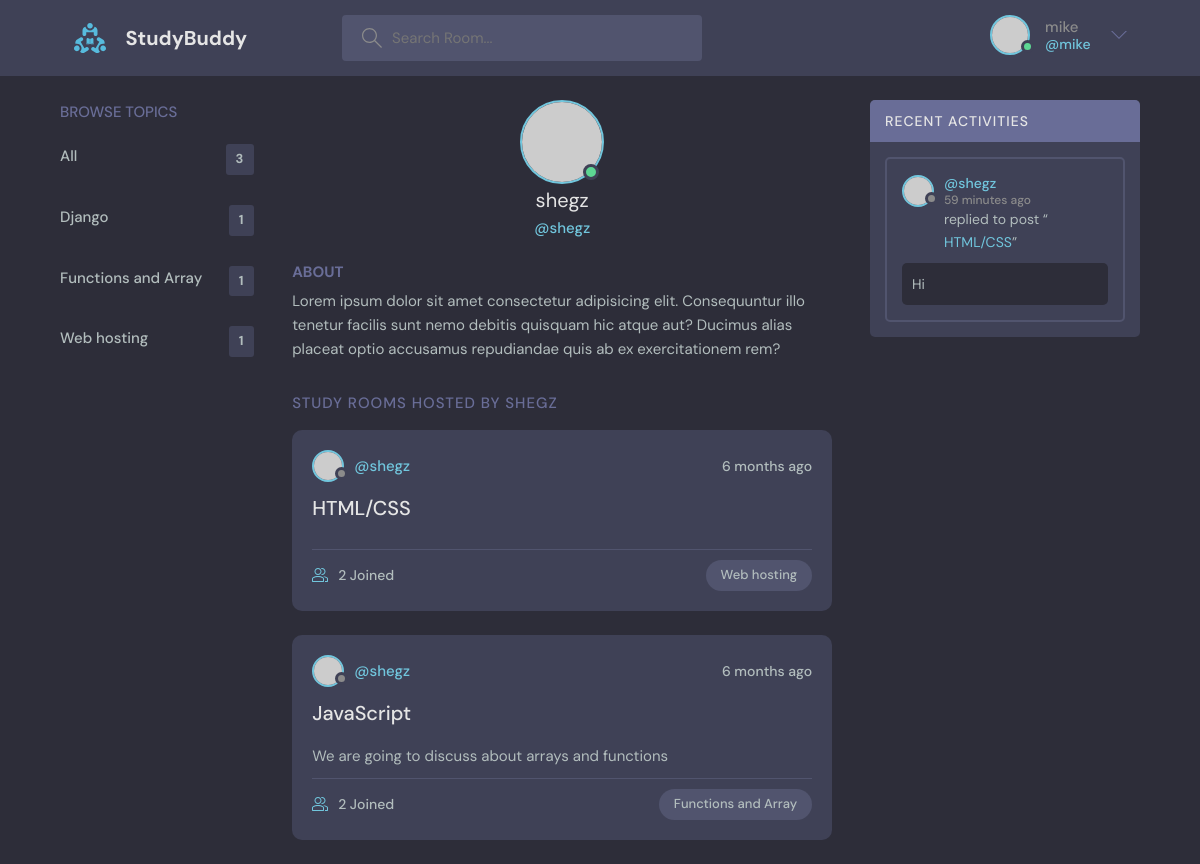
The app's page /user-profile/1/ (signed in) with its own data.
### base/models.py (models this page shows, shortened)
class Topic(models.Model):
    name = models.CharField(max_length=150)

class Room(models.Model):
    host = models.ForeignKey(User, on_delete=models.SET_NULL, null=True)
    topic = models.ForeignKey(Topic, on_delete=models.SET_NULL, null=True)
    name = models.CharField(max_length=200, null=True)
    description = models.TextField(null=True, blank=True)
    participants = models.ManyToManyField(
        User, related_name='participants', blank=True)
    updated = models.DateTimeField(auto_now=True)
    created = models.DateTimeField(auto_now_add=True)
    class Meta:
        ordering = ['-updated', '-created']
    def __str__(self):
        return self.name

class Message(models.Model):
    user = models.ForeignKey(User, on_delete=models.CASCADE)
    room = models.ForeignKey(Room, on_delete=models.CASCADE)
    body = models.TextField()
    updated = models.DateTimeField(auto_now=True)
    created = models.DateTimeField(auto_now_add=True)
    class Meta:
        ordering = ['-updated', '-created']

### base/views.py (the view)
# urls.py: path('user-profile/<str:pk>/', views.profilePage, name="user-profile"),
def profilePage(request, pk):
    user = User.objects.get(id=pk)
    rooms = user.room_set.all()
    room_messages = user.message_set.all()
    topics = Topic.objects.all()
    context = {'user': user, 'rooms': rooms,
               'room_messages': room_messages, 'topics': topics}
    return render(request, 'base/user_profile.html', context)

### base/templates/base/user_profile.html (shortened to what this page needs)
{% extends 'main.html' %}
{% block content %}
<main class="profile-page layout layout--3">
    <div class="container">
        <div>
            {% include 'base/topics_component.html'%}
        </div>
        <div>
            <div class="profile">
                <div class="profile__avatar">
                    <div class="avatar avatar--large active">
                        <img
                            src="https://randomuser.me/api/portraits/men/11.jpg"
                            />
                    </div>
                </div>
                <div class="profile__info">
                    <h3>{{user.username}}</h3>
                    <p>@{{user.username}}</p>
                </div>
                <div class="profile__about">
                    <h3>About</h3>
                    <p>
                        Lorem ipsum dolor sit amet consectetur adipisicing elit.
                        Consequuntur illo tenetur
                        facilis sunt nemo debitis quisquam hic atque aut?
                        Ducimus alias placeat optio
                        accusamus repudiandae quis ab ex exercitationem rem?
                    </p>
                </div>
            </div>
            <div class="roomList__header">
                <div>
                  <h2>Study Rooms Hosted by {{user.username}}</a>
                  </h2>
                </div>
              </div>
            {% include 'base/feed_component.html'%}
        </div>
        <div>
            {% include 'base/activity_component.html'%}
        </div>
    </div>
</main>
{% endblock %}

### templates/navbar.html (shortened to what this page needs)
{% load static %}
<header class="header header--loggedIn">
    <div class="container">
        <a href="{% url 'home' %}" class="header__logo">
            <img src="{% static 'images/logo.svg' %}" />
            <h1>StudyBuddy</h1>
        </a>
        <form class="header__search" action="{% url 'home' %}" method="GET">
            <label>
                <input type="text" placeholder="Search Room..." name="q">
            </label>
        </form>
        <nav class="header__menu">
            <div class="header__user">
                {% if request.user.is_authenticated %}
                <a href="{% url 'user-profile' request.user.id%}">
                    <div class="avatar avatar--medium active">
                        <img src="https://randomuser.me/api/portraits/men/37.jpg" />
                    </div>
                    <p>{{request.user.username}} <span>@{{request.user}}</span></p>
                </a>
                {% else %}
                <a href="{% url 'login' %}">
                    <img src="{% static 'images/avatar.svg' %}" />
                    <p>Login</p>
                </a>
                {% endif %}
                <button class="dropdown-button">
                    <svg version="1.1" xmlns="http://www.w3.org/2000/svg" width="32" height="32" viewBox="0 0 32 32">
                        <title>chevron-down</title>
                        <path d="M16 21l-13-13h-3l16 16 16-16h-3l-13 13z"></path>
                    </svg>
                </button>
            </div>
        </nav>
    </div>
</header>

### base/templates/base/topics_component.html
<div class="topics">
    <div class="topics__header">
        <h2>Browse Topics</h2>
    </div>
    <ul class="topics__list">
        <li>
            <a href="{% url 'home' %}">All<span>{{topics.count}}</span></a>
        </li>
        {% for topic in topics %}
        <li>
            <a href="{% url 'home' %}?q={{ topic.name }}">{{topic.name}}<span>{{topic.room_set.all.count}}</span></a>
        </li>
        {% endfor %}
    </ul>
</div>

### base/templates/base/feed_component.html (shortened to what this page needs)
<div class="roomList">
    {% for i in rooms %}
    <div class="roomListRoom">
        <div class="roomListRoom__header">
            <a href="{% url 'user-profile' i.host.id %}" class="roomListRoom__author">
                <div class="avatar avatar--small">
                    <img src="https://randomuser.me/api/portraits/women/11.jpg" />
                </div>
                <span>@{{i.host.username}}</span>
            </a>
            <div class="roomListRoom__actions">
                <span>{{i.created|timesince}} ago</span>
            </div>
        </div>
        <div class="roomListRoom__content">
            <a href="{% url 'room' i.id%}">{{i.name}}</a>
            <p>
                {{i.description}}
            </p>
        </div>
        <div class="roomListRoom__meta">
            <a href="{% url 'room' i.id%}" class="roomListRoom__joined">
                {{i.participants.all.count}} Joined
            </a>
            <p class="roomListRoom__topic">{{i.topic.name}}</p>
        </div>
    </div>
    {% endfor %}
</div>

### base/templates/base/activity_component.html (shortened to what this page needs)
<div class="activities">
    <div class="activities__header">
        <h2>Recent Activities</h2>
    </div>
    {% for m in room_messages %}
    <div class="activities__box">
        <div class="activities__boxHeader roomListRoom__header">
            <a href="{% url 'user-profile' m.user.id %}"
                class="roomListRoom__author">
                <div class="avatar avatar--small">
                    <img src="https://randomuser.me/api/portraits/women/11.jpg"
                        />
                </div>
                <p>
                    @{{m.user}}
                    <span>{{m.created|timesince}} ago</span>
                </p>
            </a>
        </div>
        <div class="activities__boxContent">
            <p>replied to post “<a href="{% url 'room' m.room.id%}">{{m.room}}</a>”</p>
            <div class="activities__boxRoomContent">
                <p>{{m.body}}</p>
            </div>
        </div>
    </div>
    {% endfor %}
</div>

### records on screen
Topic: name "Django", room_set.all.count "1"
Topic: name "Functions and Array", room_set.all.count "1"
Topic: name "Web hosting", room_set.all.count "1"
Room: host.username "shegz", created "6 months", name "HTML/CSS", participants.all.count "2", topic.name "Web hosting"
Room: host.username "shegz", created "6 months", name "JavaScript", description "We are going to discuss about arrays and functions", participants.all.count "2", topic.name "Functions and Array"
Message: user "shegz", created "59 minutes", room "HTML/CSS", body "Hi"

### other values on screen
{{ request.user.username }} "mike"
{{ request.user }} "mike"
{{ topics.count }} "3"
{{ user.username }} "shegz"
{{ user.username }} "SHEGZ"
